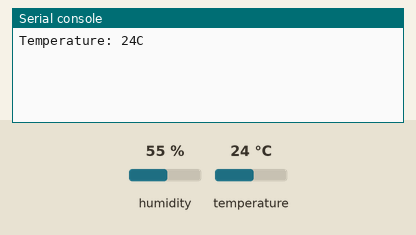
This program was run on a simulated CircuitPython board. On the bench: the last lines printed to the serial console. The test bench sets the inputs (shaded band); at power-on: temperature 24 °C, humidity 55 %.

Above: at 1.2 s.
1.3 s: temperature set to 12 °C
At 3.4 s:
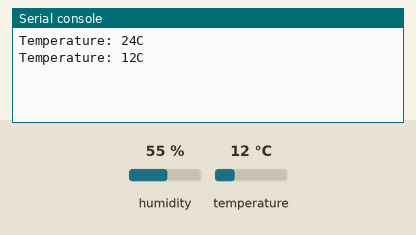
4.3 s: temperature set to 19 °C
At 5.8 s:
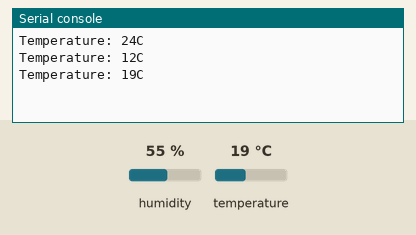
Timing chart, 0 to 7.3 s (numbered marks = the images above; inputs shaded):
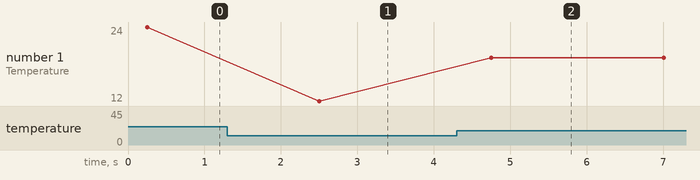

The program:

dht_tester.py
```python
import board
import adafruit_dht
import time

dhtDevice = adafruit_dht.DHT11(board.D4)

while True:
    try:
        tc = dhtDevice.temperature
        print(f'Temperature: {tc}C')
    except RuntimeError:
        pass
    time.sleep(2.0)
```

Measured:
- after the input at 1.3 s, the serial console: prints a new line after 1.2 s (image 1)
- after the input at 4.3 s, the serial console: prints a new line after 0.45 s (image 2)
- plotted number 1: 24 → 12 after the input at 1.3 s, 12 → 19 after the input at 4.3 s
